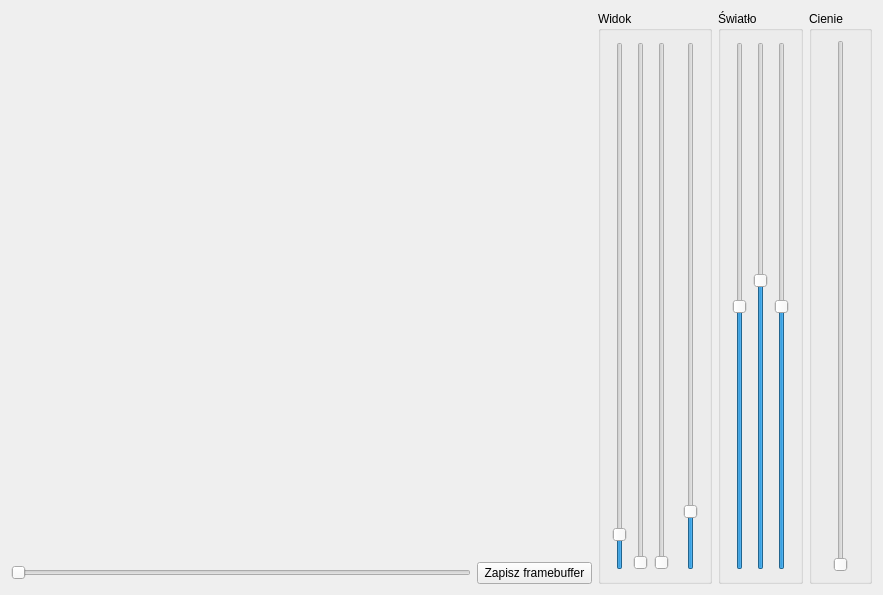
<?xml version="1.0" encoding="UTF-8"?>
<ui version="4.0">
 <class>MainWindow</class>
 <widget class="QMainWindow" name="MainWindow">
  <property name="geometry">
   <rect>
    <x>0</x>
    <y>0</y>
    <width>883</width>
    <height>595</height>
   </rect>
  </property>
  <property name="windowTitle">
   <string>MainWindow</string>
  </property>
  <widget class="QWidget" name="centralWidget">
   <layout class="QGridLayout" name="gridLayout">
    <item row="1" column="0">
     <widget class="QSlider" name="horizontalSlider_Slider">
      <property name="maximum">
       <number>10000</number>
      </property>
      <property name="orientation">
       <enum>Qt::Horizontal</enum>
      </property>
     </widget>
    </item>
    <item row="0" column="0" colspan="2">
     <widget class="WidgetOpenGL" name="widgetOpenGL" native="true">
      <property name="minimumSize">
       <size>
        <width>200</width>
        <height>200</height>
       </size>
      </property>
     </widget>
    </item>
    <item row="1" column="1">
     <widget class="QPushButton" name="pushButton">
      <property name="text">
       <string> Zapisz framebuffer </string>
      </property>
     </widget>
    </item>
    <item row="0" column="5" rowspan="2">
     <widget class="QGroupBox" name="groupBoxView">
      <property name="sizePolicy">
       <sizepolicy hsizetype="Maximum" vsizetype="Preferred">
        <horstretch>0</horstretch>
        <verstretch>0</verstretch>
       </sizepolicy>
      </property>
      <property name="title">
       <string>Widok</string>
      </property>
      <layout class="QHBoxLayout" name="horizontalLayout">
       <item>
        <widget class="QSlider" name="verticalSliderRotX">
         <property name="maximum">
          <number>3600</number>
         </property>
         <property name="value">
          <number>200</number>
         </property>
         <property name="orientation">
          <enum>Qt::Vertical</enum>
         </property>
        </widget>
       </item>
       <item>
        <widget class="QSlider" name="verticalSliderRotZ">
         <property name="maximum">
          <number>3600</number>
         </property>
         <property name="orientation">
          <enum>Qt::Vertical</enum>
         </property>
        </widget>
       </item>
       <item>
        <widget class="QSlider" name="verticalSliderRotY">
         <property name="maximum">
          <number>3600</number>
         </property>
         <property name="orientation">
          <enum>Qt::Vertical</enum>
         </property>
        </widget>
       </item>
       <item>
        <spacer name="horizontalSpacer">
         <property name="orientation">
          <enum>Qt::Horizontal</enum>
         </property>
         <property name="sizeType">
          <enum>QSizePolicy::Fixed</enum>
         </property>
         <property name="sizeHint" stdset="0">
          <size>
           <width>8</width>
           <height>20</height>
          </size>
         </property>
        </spacer>
       </item>
       <item>
        <widget class="QSlider" name="verticalSliderZoom">
         <property name="maximum">
          <number>1000</number>
         </property>
         <property name="value">
          <number>100</number>
         </property>
         <property name="orientation">
          <enum>Qt::Vertical</enum>
         </property>
        </widget>
       </item>
      </layout>
     </widget>
    </item>
    <item row="0" column="6" rowspan="2">
     <widget class="QGroupBox" name="groupBoxLight">
      <property name="sizePolicy">
       <sizepolicy hsizetype="Maximum" vsizetype="Preferred">
        <horstretch>0</horstretch>
        <verstretch>0</verstretch>
       </sizepolicy>
      </property>
      <property name="title">
       <string>Światło</string>
      </property>
      <layout class="QHBoxLayout" name="horizontalLayout_2">
       <item>
        <widget class="QSlider" name="verticalSliderLightX">
         <property name="minimum">
          <number>-100</number>
         </property>
         <property name="maximum">
          <number>100</number>
         </property>
         <property name="value">
          <number>0</number>
         </property>
         <property name="orientation">
          <enum>Qt::Vertical</enum>
         </property>
        </widget>
       </item>
       <item>
        <widget class="QSlider" name="verticalSliderLightY">
         <property name="minimum">
          <number>-100</number>
         </property>
         <property name="maximum">
          <number>100</number>
         </property>
         <property name="value">
          <number>10</number>
         </property>
         <property name="orientation">
          <enum>Qt::Vertical</enum>
         </property>
        </widget>
       </item>
       <item>
        <widget class="QSlider" name="verticalSliderLightZ">
         <property name="minimum">
          <number>-100</number>
         </property>
         <property name="maximum">
          <number>100</number>
         </property>
         <property name="orientation">
          <enum>Qt::Vertical</enum>
         </property>
        </widget>
       </item>
      </layout>
     </widget>
    </item>
    <item row="0" column="7" rowspan="2">
     <widget class="QGroupBox" name="horizontalGroupBox">
      <property name="title">
       <string>Cienie</string>
      </property>
      <layout class="QHBoxLayout" name="horizontalLayout_3">
       <property name="leftMargin">
        <number>9</number>
       </property>
       <property name="topMargin">
        <number>9</number>
       </property>
       <property name="rightMargin">
        <number>9</number>
       </property>
       <property name="bottomMargin">
        <number>9</number>
       </property>
       <item>
        <widget class="QSlider" name="verticalSliderShadowMap">
         <property name="minimum">
          <number>1</number>
         </property>
         <property name="maximum">
          <number>600</number>
         </property>
         <property name="orientation">
          <enum>Qt::Vertical</enum>
         </property>
        </widget>
       </item>
      </layout>
     </widget>
    </item>
   </layout>
  </widget>
 </widget>
 <layoutdefault spacing="6" margin="11"/>
 <customwidgets>
  <customwidget>
   <class>WidgetOpenGL</class>
   <extends>QWidget</extends>
   <header location="global">widgetopengl.h</header>
   <container>1</container>
   <slots>
    <slot>v_transform()</slot>
   </slots>
  </customwidget>
 </customwidgets>
 <resources/>
 <connections/>
</ui>
